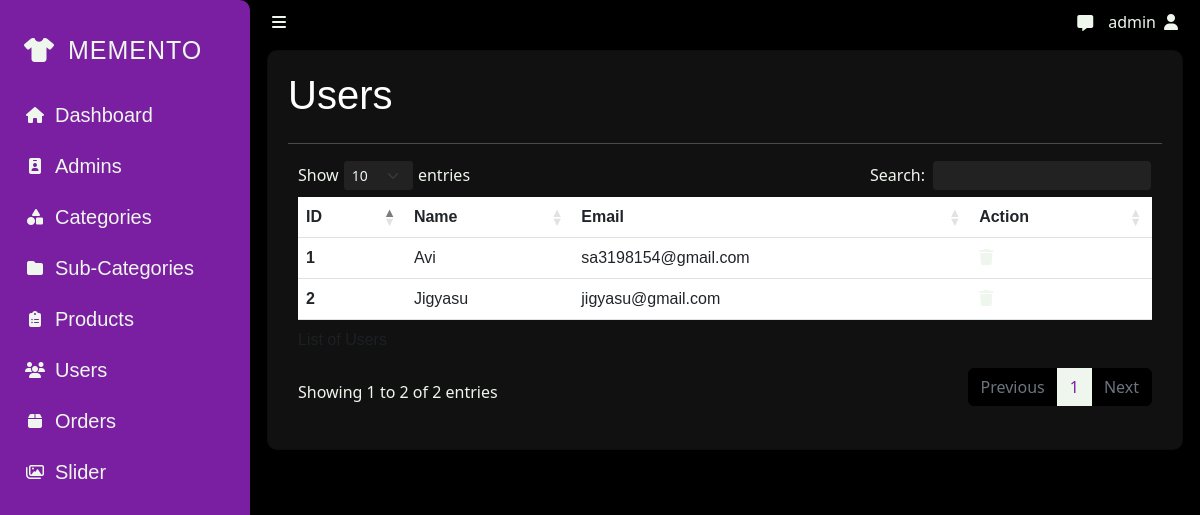
Before: /Admin/user.php (signed in) with the older database file.
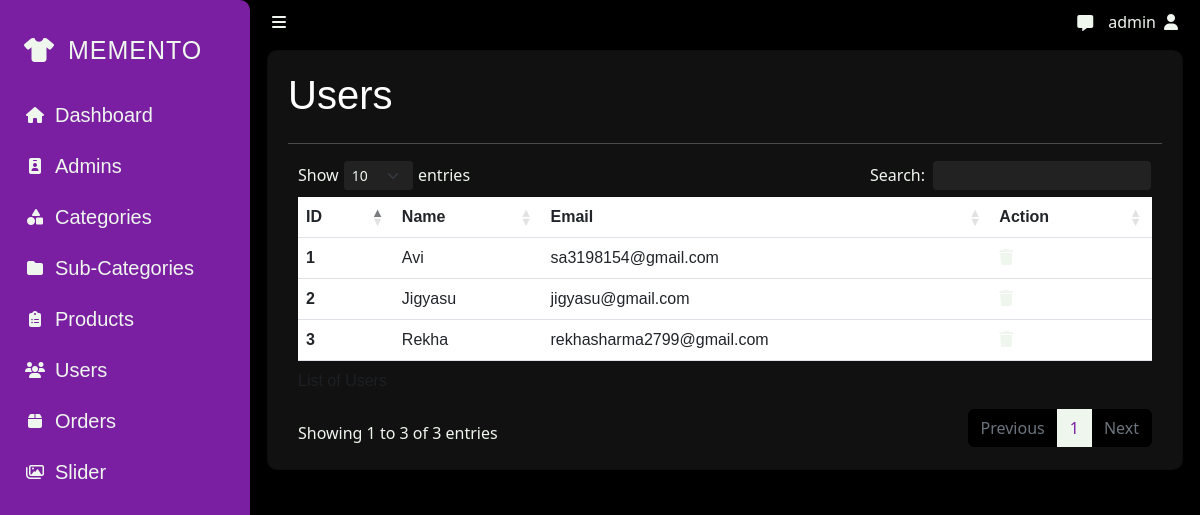
After: the same page with the newer database file.
### tables this page shows
CREATE TABLE IF NOT EXISTS `user` (
  `id` int(25) NOT NULL AUTO_INCREMENT,
  `name` varchar(255) NOT NULL,
  `email` varchar(255) NOT NULL,
  `password` varchar(255) DEFAULT NULL,
  `mobileno` varchar(10) DEFAULT NULL,
  PRIMARY KEY (`id`),
  UNIQUE KEY `id` (`id`)
);

### Admin/user.php (the view, shortened to what this page needs)
<?php
include("template/header.php");
include("../global/api/conn.php");
?>
<div class="card">
    <h1>Users</h1>
    <hr>
    <table id="table" class="table table-responsive text-center">
        <caption>List of Users</caption>
        <?php
        $table = "user";
        $sql = "SELECT * FROM $table ";
        $result = mysqli_query($conn, $sql);
        $output = '<thead>'
            . '<tr>'
            . '<th>ID</th>'
            . '<th>Name</th>'
            . '<th>Email</th>'
            . '<th>Action</th>'
            . '</tr>'
            . '</thead>'
            . '<tbody>';
        while ($row = mysqli_fetch_assoc($result)) {
            $output .= '<tr>'
                . '<th scope="row">' . $row['id'] . '</td>'
                . '<td>' . $row['name'] . '</td>'
                . '<td>' . $row['email'] . '</td>'
                . '<td>'
                . '<a role="button" href="api/delete.php?table=' . $table . '&id=' . $row['id'] . '" style="color: var(--white)"><i class="fa-solid fa-trash"></i></a>'
                . '</td>'
                . '</tr>';
        }
        $output .= "</tbody>";
        echo $output;
        ?>
    </table>
</div>

### admin/template/header.php (shortened to what this page needs)
<?php
require_once("../global/api/conn.php");
?>
<!DOCTYPE html>
<html lang="en">
<head>
    <link href="https://cdn.jsdelivr.net/npm/bootstrap@5.3.0-alpha1/dist/css/bootstrap.min.css" rel="stylesheet"
>
    <link rel="stylesheet" href="https://cdn.datatables.net/1.13.1/css/dataTables.bootstrap5.min.css">
    <link rel="stylesheet" href="https://cdnjs.cloudflare.com/ajax/libs/font-awesome/6.2.0/css/all.min.css"
 />
    <link rel="stylesheet" href="../css/nice-select.css">
    <link rel="stylesheet" href="css/global.css">
    <link rel="stylesheet" href="css/panel.css">
</head>
<body>
    <div class="hero">
        <div class="sidebar active">
            <div class="brand">
                <a href="index" class="brand-link">
                    <i class="fa-solid fa-shirt"></i>
                </a>
                <a href="index" class="brand-link">
                    <span class="brand_name">MEMENTO</span>
                </a>
            </div>
            <div class="navigation">
                <ul class="items-list">
                    <li class="item" data-bs-toggle="tooltip" data-bs-title="Dashboard" data-bs-placement="right">
                        <a href="dashboard">
                            <i class="fa-solid fa-house"></i>
                            <span class="links_name">Dashboard</span>
                        </a>
                    </li>
                    <?php
                    if (isset($_SESSION["super"]) && $_SESSION["super"] == 1) {
                        ?>
                        <li class="item" data-bs-toggle="tooltip" data-bs-title="Admins" data-bs-placement="right">
                            <a href="admin">
                                <i class="fa-solid fa-id-badge"></i>
                                <span class="links_name">Admins</span>
                            </a>
                        </li>
                        <?php
                    }
                    ?>
                    <li class="item" data-bs-toggle="tooltip" data-bs-title="Categories" data-bs-placement="right">
                        <a href="category">
                            <i class="fa-solid fa-shapes"></i>
                            <span class="links_name">Categories</span>
                        </a>
                    </li>
                    <li class="item" data-bs-toggle="tooltip" data-bs-title="Sub-Categories" data-bs-placement="right">
                        <a href="subcat">
                            <i class="fas fa-folder"></i>
                            <span class="links_name">Sub-Categories</span>
                        </a>
                    </li>
                    <li class="item" data-bs-toggle="tooltip" data-bs-title="Products" data-bs-placement="right">
                        <a href="product">
                            <i class="fa-solid fa-clipboard-list"></i>
                            <span class="links_name">Products</span>
                        </a>
                    </li>
                    <li class="item" data-bs-toggle="tooltip" data-bs-title="Users" data-bs-placement="right">
                        <a href="user">
                            <i class="fa-solid fa-users"></i>
                            <span class="links_name">Users</span>
                        </a>
                    </li>
                    <li class="item" data-bs-toggle="tooltip" data-bs-title="Orders" data-bs-placement="right">
                        <a href="order">
                            <i class="fa-solid fa-box"></i>
                            <span class="links_name">Orders</span>
                        </a>
                    </li>
                    <li class="item" data-bs-toggle="tooltip" data-bs-title="slider" data-bs-placement="right">
                        <a href="slider">
                            <i class="fa-regular fa-images"></i>
                            <span class="links_name">Slider</span>
                        </a>
                    </li>
                </ul>
            </div>
        </div>
        <header class="header container-fluid">
            <div class="sidebar-toggler">
                <i class="fa-solid fa-bars"></i>
            </div>
            <div class="chat">
                <a href="#" data-bs-toggle="dropdown" aria-expanded="false" style="text-decoration: none">
                    <i class="fa-solid fa-message"></i>
                </a>
            </div>
            <div class="profile">
                <a href="#" data-bs-toggle="dropdown" aria-expanded="false" style="text-decoration: none">
                    <?php
                    $id = $_SESSION['admin'];
                    $query = "SELECT * FROM admin WHERE id=$id";
                    $result = mysqli_query($conn, $query);
                    $row = mysqli_fetch_assoc($result);
                    echo $row["username"];
                    ?>
                    <i class="fa-solid fa-user ms-2"></i>
                </a>
            </div>
        </header>
        <div class="main container-fluid">

### admin/css/global.css (style rules this page uses)
:root { --primary: #273043; --secondary: #9197AE; --black: #000; --black-1: #111; --black-2: #222; --black-3: #333; --black-4: #444; --black-a: #aaa; --grey: #49494b; --white: #EFF6EE; --white-2: #c7c5c5; --blue: #1F487E; --teal: #00BD9D; --orange: #e75627; --red: #F02D3A; --purple: #7b1fa2; }
* { margin: 0; padding: 0; box-sizing: border-box; }
.main>.card { background-color: var(--black-1); padding: 20px; margin-block: 10px; margin-left: 5px; min-height: 400px; width: calc(100% - 10px); border-radius: 10px; }
.card h1, .table { color: white; font-family: 'Trebuchet MS', 'Lucida Sans Unicode', 'Lucida Grande', 'Lucida Sans', Arial, sans-serif; }
.table { overflow-x: auto; }
hr { color: var(--white); }
table.dataTable td, table.dataTable th { text-align: start; }

### admin/css/panel.css (style rules this page uses)
html { height: 100%; }
body { background-color: var(--black); height: 100%; }
.hero { min-height: 100%; width: 100%; margin: 0; display: flex; }
.sidebar { min-height: 100%; width: 70px; background-color: var(--purple); transition: .4s; transition-delay: .2s; position: fixed; z-index: 3; }
.sidebar.active { min-height: 100%; width: 250px; border-radius: 0 10px 10px 0; display: flex; flex-direction: column; transition: .4s; }
.sidebar .links_name { width: 200px; opacity: 0; pointer-events: none; transition: .4s; }
.sidebar.active .links_name { opacity: 1; transition: opacity .4s; transition-delay: .2s; }
.sidebar .brand .brand_name { pointer-events: none; opacity: 0; transition: .4s; }
.sidebar.active .brand .brand_name { opacity: 1; transition: .4s; transition-delay: .2s; }
.brand { height: 70px; position: absolute; top: 32px; left: 24px; }
.brand>a>i { font-size: 24px; margin-right: 5px; }
.brand-link { text-decoration: none; color: var(--white); font-family: Arial, Helvetica, sans-serif; font-size: 25px; letter-spacing: 1px; }
.items-list { margin-top: 64px; padding-inline: 5px; padding-block: 25px; height: 100%; list-style-type: none; font-family: 'Gill Sans', 'Gill Sans MT', Calibri, 'Trebuchet MS', sans-serif; font-size: 20px; }
.item { padding-block: 10px; padding-inline: 20px; cursor: pointer; width: 100%; border-radius: 10px; }
.item>a { text-decoration: none; width: 100%; color: var(--white); display: inline-grid; grid-template-columns: 20px 100px; column-gap: 10px; grid-auto-flow: column; }
.item>a>i { font-size: 16px; display: flex; justify-content: center; align-items: center; }
.header { width: auto; position: fixed; top: 0; right: 0; left: 250px; display: flex; justify-content: flex-start; align-items: center; transition: .4s; z-index: 2; background-color: var(--black); }
.profile, .sidebar-toggler { margin: 10px; text-align: center; cursor: pointer }
.profile>a, .sidebar-toggler>i, .chat>a { color: var(--white); }
.profile>a { text-decoration: none; display: flex; align-items: center; }
.chat { margin-right: 5px; margin-top: 2px; margin-left: auto; }
.main { margin-top: 40px; margin-left: 250px; width: 100%; height: 100%; transition: .4s; overflow-x: hidden; }

Changed rows visible on the page:
added user: id "3", name "Rekha", email "rekhasharma2799@gmail.com"
Other visible differences:
text written by a page script: "Show entries Search: Showing 1 to 2 of 2 entries Previous 1 Next" → "Show entries Search: Showing 1 to 3 of 3 entries Previous 1 Next"
